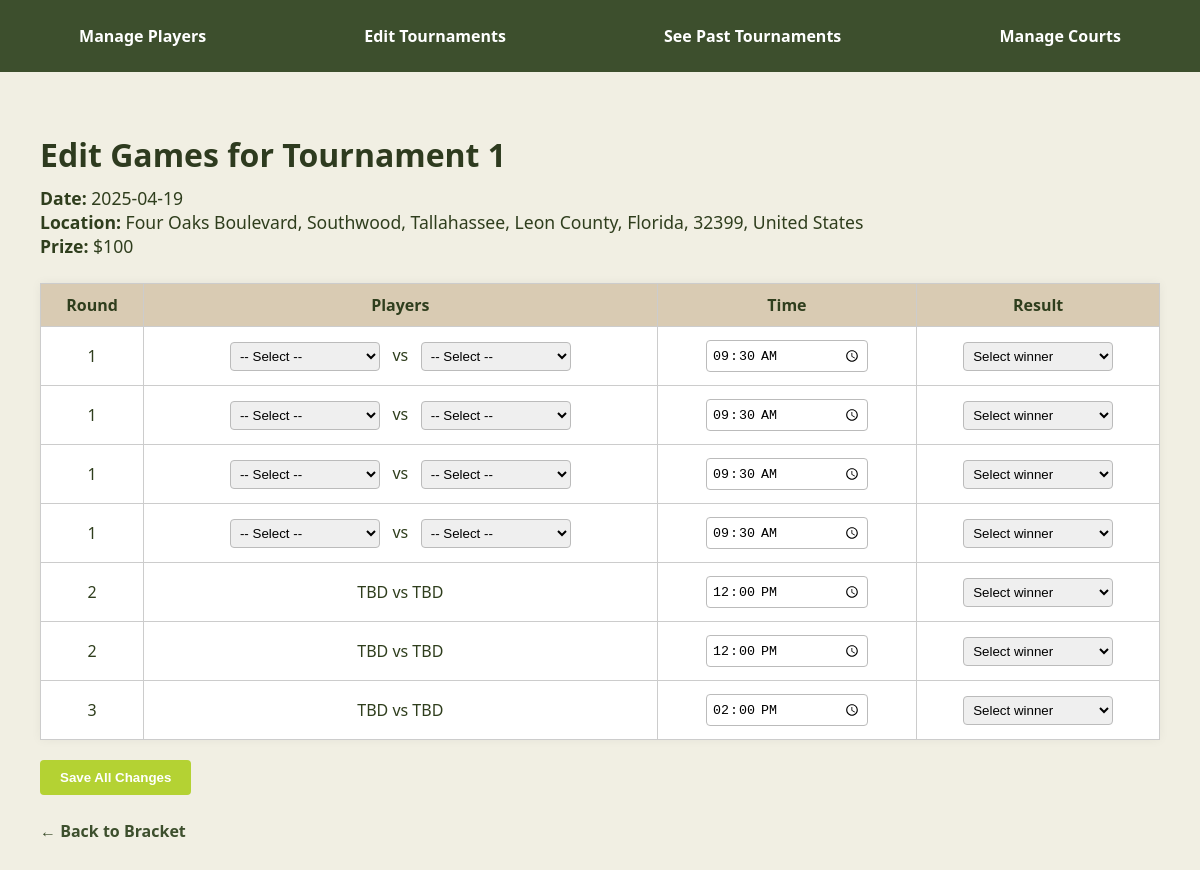
Page /edit_games/1 on the committed database.
### tables this page shows
CREATE TABLE TOURNAMENT (
    T_ID INTEGER PRIMARY KEY,
    Date TEXT NOT NULL,
    Type TEXT,
    Prize INTEGER,
    C_ID INTEGER,
    Status TEXT DEFAULT 'active',
    FOREIGN KEY (C_ID) REFERENCES COURT_PARK(C_ID)
);

CREATE TABLE COURT_PARK (
    C_ID INTEGER PRIMARY KEY,
    Name TEXT NOT NULL,
    Address TEXT NOT NULL,
    Open_Time TEXT,
    Latitude REAL,
    Longitude REAL
);

CREATE TABLE GAME (
    G_ID INTEGER PRIMARY KEY,
    Result INTEGER,
    Time TEXT,
    Round INTEGER,
    T_ID INTEGER,
    FOREIGN KEY (T_ID) REFERENCES TOURNAMENT(T_ID)
);

### app.py (the view)
@app.route('/edit_games/<int:tournament_id>', methods=['GET'])
def edit_games(tournament_id):
    finish_prompt = request.args.get('complete') == '1'
    conn = get_db_connection()
    conn.row_factory = sqlite3.Row
    cursor = conn.cursor()
    tournament = cursor.execute("""
        SELECT T.Type, T.Prize, T.Date, C.Address
        FROM TOURNAMENT T
        JOIN COURT_PARK C ON T.C_ID = C.C_ID
        WHERE T.T_ID = ?
    """, (tournament_id,)).fetchone()
    if not tournament:
        return "Tournament not found", 404
    is_doubles = tournament['Type'].endswith('D')
    all_players = cursor.execute("SELECT P_ID, Name FROM PLAYER WHERE T_ID = ?", (tournament_id,)).fetchall()
    pid_to_name = {p['P_ID']: p['Name'] for p in all_players}
    games = cursor.execute("SELECT * FROM GAME WHERE T_ID = ? ORDER BY Round, G_ID", (tournament_id,)).fetchall()
    pg_rows = cursor.execute("SELECT P_ID, G_ID FROM PLAYER_GAME WHERE T_ID = ?", (tournament_id,)).fetchall()
    pg_map = {}
    used_pids = set()
    for row in pg_rows:
        pg_map.setdefault(row['G_ID'], []).append(row['P_ID'])
        used_pids.add(row['P_ID'])
    game_players = {}
    result_options = {}
    for game in games:
        g_id = game["G_ID"]
        p_ids = pg_map.get(g_id, [])
        names = [pid_to_name.get(pid, "TBD") for pid in p_ids]
        game_players[g_id] = names
        if is_doubles and len(names) >= 2:
            team1 = " & ".join(sorted(names[:2]))
            team2 = " & ".join(sorted(names[2:4])) if len(names) >= 4 else "BYE"
            result_options[g_id] = [team1, team2]
        else:
            if len(names) == 1:
                result_options[g_id] = [names[0]]
            elif len(names) == 2:
                result_options[g_id] = names
            else:
                result_options[g_id] = []
    available_players = [{'P_ID': p['P_ID'], 'Name': p['Name']} for p in all_players if p['P_ID'] not in used_pids]
    conn.close()
    return render_template(
        'edit_games.html',
        games=games,
        game_players=game_players,
        result_options=result_options,
        tournament_id=tournament_id,
        tournament_prize=tournament['Prize'],
        tournament_address=tournament['Address'],
        tournament_date=tournament['Date'],
        all_players=all_players,
        available_players=available_players,
        is_doubles=is_doubles,
        finish_prompt=finish_prompt
    )

### app.py (called while the page is built)
def get_db_connection():
    conn = sqlite3.connect(DATABASE)
    conn.row_factory = sqlite3.Row
    return conn

### templates/edit_games.html (shortened to what this page needs)
<!DOCTYPE html>
<html>
<head>
</head>
<body>
<div class="top-nav">
    <a href="{{ url_for('manage_players') }}">Manage Players</a>
    <a href="{{ url_for('edit_tournaments') }}">Edit Tournaments</a>
    <a href="{{ url_for('past_tournaments') }}">See Past Tournaments</a>
    <a href="{{ url_for('manage_courts') }}">Manage Courts</a>
</div>
<div class="container">
    <h1>Edit Games for Tournament {{ tournament_id }}</h1>
    <div class="info">
        <strong>Date:</strong> {{ tournament_date }}<br>
        <strong>Location:</strong> {{ tournament_address }}<br>
        <strong>Prize:</strong> ${{ tournament_prize }}
    </div>
    <form method="POST" action="{{ url_for('update_game') }}">
        <table>
            <thead>
                <tr>
                    <th>Round</th>
                    <th>Players</th>
                    <th>Time</th>
                    <th>Result</th>
                </tr>
            </thead>
            <tbody>
            {% for game in games %}
                <tr>
                    <td>{{ game['Round'] }}</td>
                    <td>
                        {% set g_id = game['G_ID'] %}
                        {% set names = game_players.get(g_id, []) %}
                        {% if game['Round'] == 1 %}
                            {% for i in range(4 if is_doubles else 2) %}
                                <select name="player_{{ g_id }}_{{ i }}">
                                    <option value="">-- Select --</option>
                                </select>
                                {% if is_doubles and i == 1 or not is_doubles and i == 0 %}
                                    &nbsp;&nbsp;vs&nbsp;&nbsp;
                                {% endif %}
                            {% endfor %}
                        {% else %}
                            {% if names|length == 4 %}
                                {{ names[0] }} & {{ names[1] }} vs {{ names[2] }} & {{ names[3] }}
                            {% elif names|length == 2 %}
                                {{ names[0] }} vs {{ names[1] }}
                            {% elif names|length == 1 %}
                                {{ names[0] }} vs BYE
                            {% else %}
                                TBD vs TBD
                            {% endif %}
                        {% endif %}
                    </td>
                    <td><input type="time" name="time_{{ g_id }}" value="{{ game['Time'] or '' }}"></td>
                    <td>
                        <select name="result_{{ g_id }}">
                            <option value="">Select winner</option>
                        </select>
                    </td>
                </tr>
            {% endfor %}
            </tbody>
        </table>
        <button type="submit">Save All Changes</button>
    </form>
    <a class="back-link" href="{{ url_for('edit_bracket', tournament_id=tournament_id) }}">&larr; Back to Bracket</a>
</div>
</body>
</html>

### templates/edit_games.html (style rules this page uses)
body { font-family: 'Segoe UI', sans-serif; background-color: #F1EFE3; margin: 0; padding: 0; color: #2f3e1d; }
.top-nav { background-color: #3D4F2D; display: flex; justify-content: space-around; padding: 15px 0; font-weight: bold; }
.top-nav a { color: white; text-decoration: none; padding: 10px 20px; }
.container { padding: 40px; }
h1 { color: #2E3B1F; margin-bottom: 10px; }
.info { font-size: 1.1em; margin-bottom: 25px; }
table { border-collapse: collapse; width: 100%; background-color: white; box-shadow: 0 0 10px rgba(0,0,0,0.05); }
th, td { padding: 10px; border: 1px solid #ccc; text-align: center; }
th { background-color: #D9CBB3; }
select, input[type="time"] { width: 150px; padding: 5px; border-radius: 4px; border: 1px solid #bbb; margin: 3px 0; }
button { background-color: #B4D233; color: white; border: none; padding: 10px 20px; border-radius: 4px; cursor: pointer; font-weight: bold; margin-top: 20px; }
.back-link { display: inline-block; margin-top: 25px; text-decoration: none; color: #3D4F2D; font-weight: bold; }

### rows in the picture
TOURNAMENT: Date "2025-04-19"
COURT_PARK: Address "Four Oaks Boulevard, Southwood, Tallahassee, Leon County, Florida, 32399, United States"
GAME: Round "1", Time "09:30"
GAME: Round "1", Time "09:30"
GAME: Round "1", Time "09:30"
GAME: Round "1", Time "09:30"
GAME: Round "2", names "TBD", Time "12:00"
GAME: Round "2", names "TBD", Time "12:00"
GAME: Round "3", names "TBD", Time "14:00"

### other values in the picture
{{ tournament_id }} "1"
{{ tournament_prize }} "100"
